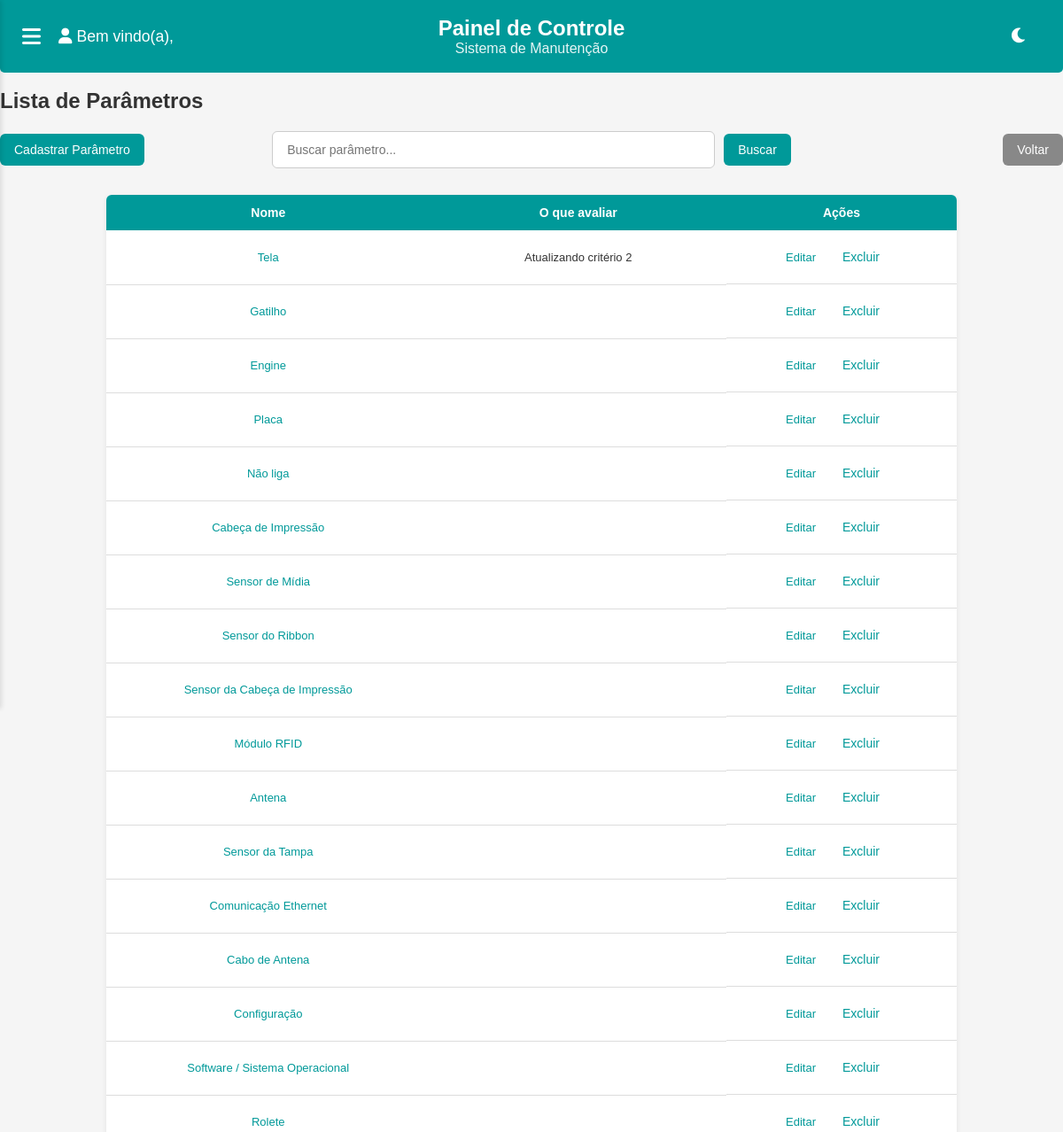
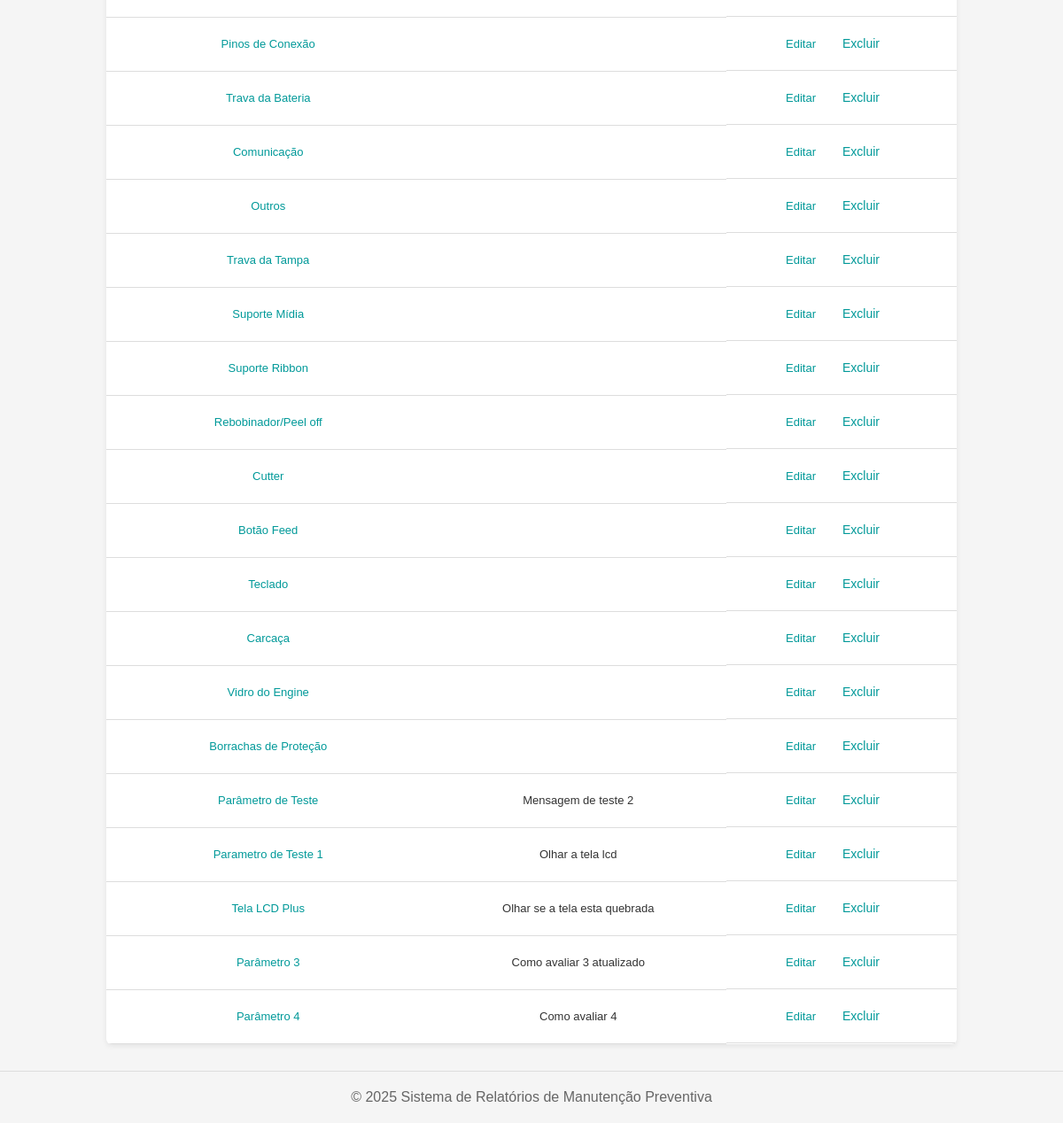
Screenshot of /equipamentos/parametros/ with the database file from the repository (2 pictures, top to bottom).
### equipamentos/models.py (models this page shows, shortened)
class ParametroEquipamento(models.Model):
    nome = models.CharField(max_length=100, unique=True)
    avaliacao_ajuda = models.CharField(
        max_length=300,
        blank=True,
        verbose_name="Como avaliar o parâmetro",
    )

### equipamentos/views.py (the view)
# urls.py: path('parametros/', views.listar_parametros, name='listar_parametros'),
def listar_parametros(request):
    termo_busca = request.GET.get('q', '')
    if termo_busca:
        parametros = ParametroEquipamento.objects.filter(nome__icontains=termo_busca)
    else:
        parametros = ParametroEquipamento.objects.all()
    return render(request, 'parametros/listar_parametros.html', {
        'parametros': parametros,
        'termo_busca': termo_busca
    })

### equipamentos/templates/parametros/listar_parametros.html (shortened to what this page needs)
{% extends 'base.html' %}
{% block content %}
<br>
<h2>Lista de Parâmetros</h2>
<div class="top-bar">
    <div class="left-actions">
        <a href="{% url 'equipamentos:cadastrar_parametro' %}" class="btn">Cadastrar Parâmetro</a>
    </div>
    <form method="get" action="{% url 'equipamentos:listar_parametros' %}" class="center-search">
        <input
            type="text"
            name="q"
            value="{{ termo_busca|default:'' }}"
            placeholder="Buscar parâmetro..."
        />
        <button type="submit" class="btn">Buscar</button>
    </form>
    <div class="right-actions">
        <a href="{% url 'core:dashboard' %}" class="btn btn-secondary">Voltar</a>
    </div>
</div>
<div class="table-wrapper">
    <table>
        <thead>
            <tr>
                <th>Nome</th>
                <th>O que avaliar</th>
                <th>Ações</th>
            </tr>
        </thead>
        <tbody>
            {% for parametro in parametros %}
            <tr>
                <td><a href="{% url 'equipamentos:detalhes_parametro' parametro.id %}">{{ parametro.nome }}</a></td>
                <td>{{ parametro.avaliacao_ajuda }}</td>
                <td class="table-actions">
                    <a href="{% url 'equipamentos:editar_parametro' parametro.id %}">Editar</a>
                    <form method="POST" action="{% url 'equipamentos:excluir_parametro' parametro.id %}" onsubmit="return confirm('Tem certeza que deseja excluir este parâmetro?');">
                        <button type="submit">Excluir</button>
                    </form>
                </td>
            </tr>
            {% empty %}
            <tr>
                <td colspan="3">Nenhum parâmetro cadastrado.</td>
            </tr>
            {% endfor %}
        </tbody>
    </table>
</div>
{% endblock %}

### static/css/global.css (style rules this page uses)
* { margin: 0; padding: 0; box-sizing: border-box; font-family: Arial, sans-serif; }
:root { --primary-color: #009999; --secondary-color: #008080; --background-color: #f5f5f5; --card-background: white; --subcard-background: #f0f0f0; --text-color: #333; --text-secondary: #666; }
body { background-color: var(--background-color); color: var(--text-color); min-height: 100vh; margin: 0; display: flex; flex-direction: column; }
input[type="text"], input[type="date"], input[type="email"], input[type="tel"], input[type="password"], textarea, select { background-color: var(--card-background); color: var(--text-color); border-color: var(--text-secondary); }
button { background-color: #009999; color: white; border: none; padding: 10px 20px; border-radius: 5px; cursor: pointer; font-size: 14px; transition: all 0.3s ease; }
.btn { display: inline-block; padding: 10px 18px; font-size: 14px; font-weight: 500; text-align: center; text-decoration: none; border: none; border-radius: 6px; cursor: pointer; transition: background-color 0.3s ease; color: white; background-color: var(--primary-color); }
.top-bar { display: flex; justify-content: space-between; align-items: center; flex-wrap: wrap; gap: 10px; margin: 20px auto; max-width: 1200px; }
.top-bar .left-actions, .top-bar .center-search, .top-bar .right-actions { flex: 1; display: flex; align-items: center; }
.top-bar .left-actions { justify-content: flex-start; }
.top-bar .center-search { justify-content: center; gap: 10px; }
.top-bar .right-actions { justify-content: flex-end; }
.top-bar .center-search input[type="text"] { padding: 10px 16px; border: 1px solid #ccc; border-radius: 6px; min-width: 500px; max-width: 600px; font-size: 14px; height: 42px; }
.btn { background-color: var(--primary-color); color: white; border: none; padding: 10px 16px; border-radius: 6px; cursor: pointer; font-size: 14px; text-decoration: none; transition: background-color 0.3s ease; white-space: nowrap; }
.btn-secondary { background-color: #888; }
.table-wrapper { background-color: var(--card-background); border-radius: 6px; overflow-x: auto; box-shadow: 0 2px 6px rgba(0, 0, 0, 0.08); margin: 30px auto; max-width: 100%; width: 80%; }
.table-wrapper table { width: 100%; max-width: 1000px; margin: 0 auto; border-collapse: collapse; min-width: 700px; }
.table-wrapper thead { background-color: var(--primary-color); color: white; }
.table-wrapper thead th { padding: 12px 16px; text-align: center; font-size: 14px; }
.table-wrapper tbody td { padding: 12px 16px; text-align: center; border-bottom: 1px solid #ddd; font-size: 13px; }
.table-wrapper a { color: var(--primary-color); text-decoration: none; font-weight: 500; }
.table-wrapper button { background: none; border: none; color: var(--primary-color); cursor: pointer; font-weight: 500; }
.table-actions { display: flex; gap: 10px; align-items: center; justify-content: center; }

### rows the page displays
ParametroEquipamento: nome "Tela", avaliacao_ajuda "Atualizando critério 2"
ParametroEquipamento: nome "Gatilho"
ParametroEquipamento: nome "Engine"
ParametroEquipamento: nome "Placa"
ParametroEquipamento: nome "Não liga"
ParametroEquipamento: nome "Cabeça de Impressão"
ParametroEquipamento: nome "Sensor de Mídia"
ParametroEquipamento: nome "Sensor do Ribbon"
ParametroEquipamento: nome "Sensor da Cabeça de Impressão"
ParametroEquipamento: nome "Módulo RFID"
ParametroEquipamento: nome "Antena"
ParametroEquipamento: nome "Sensor da Tampa"
ParametroEquipamento: nome "Comunicação Ethernet"
ParametroEquipamento: nome "Cabo de Antena"
ParametroEquipamento: nome "Configuração"
ParametroEquipamento: nome "Software / Sistema Operacional"
ParametroEquipamento: nome "Rolete"
ParametroEquipamento: nome "Pinos de Conexão"
ParametroEquipamento: nome "Trava da Bateria"
ParametroEquipamento: nome "Comunicação"
ParametroEquipamento: nome "Outros"
ParametroEquipamento: nome "Trava da Tampa"
ParametroEquipamento: nome "Suporte Mídia"
ParametroEquipamento: nome "Suporte Ribbon"
ParametroEquipamento: nome "Rebobinador/Peel off"
ParametroEquipamento: nome "Cutter"
ParametroEquipamento: nome "Botão Feed"
ParametroEquipamento: nome "Teclado"
ParametroEquipamento: nome "Carcaça"
ParametroEquipamento: nome "Vidro do Engine"
ParametroEquipamento: nome "Borrachas de Proteção"
ParametroEquipamento: nome "Parâmetro de Teste", avaliacao_ajuda "Mensagem de teste 2"
ParametroEquipamento: nome "Parametro de Teste 1", avaliacao_ajuda "Olhar a tela lcd"
ParametroEquipamento: nome "Tela LCD Plus", avaliacao_ajuda "Olhar se a tela esta quebrada"
ParametroEquipamento: nome "Parâmetro 3", avaliacao_ajuda "Como avaliar 3 atualizado"
ParametroEquipamento: nome "Parâmetro 4", avaliacao_ajuda "Como avaliar 4"
